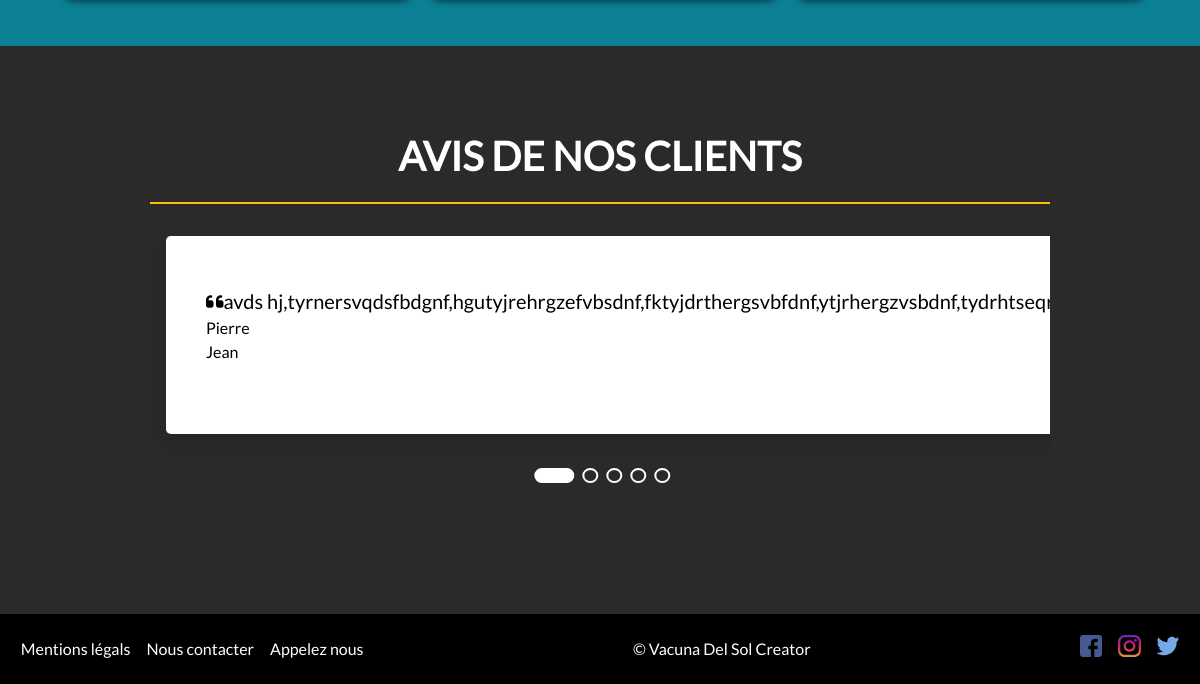
Before: / (lower part) with the older database file.
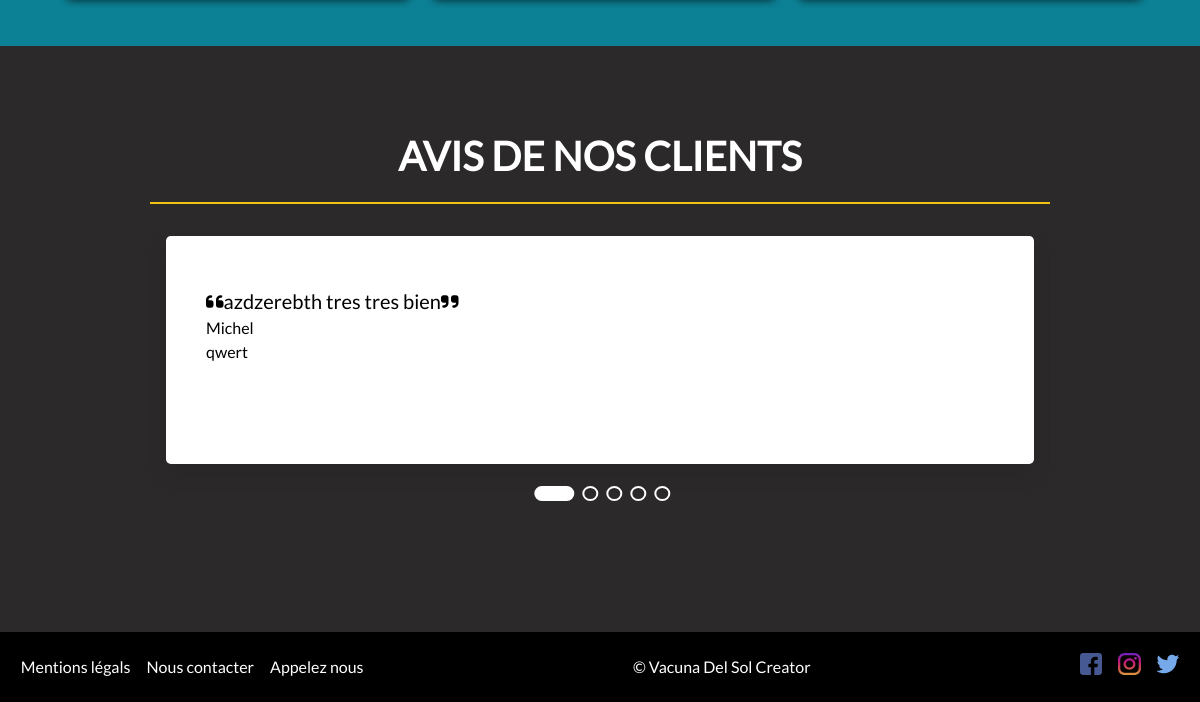
After: the same page with the newer database file.
### tables this page shows
CREATE TABLE `vds_testimonial` (
  `id` int(11) NOT NULL,
  `id_user` int(11) NOT NULL,
  `content` text NOT NULL,
  `created_at` datetime NOT NULL,
  `modified_at` datetime DEFAULT NULL,
  `status` varchar(30) NOT NULL DEFAULT 'draft'
);

CREATE TABLE `vds_users` (
  `id` int(11) NOT NULL,
  `name` varchar(100) NOT NULL,
  `prenom` varchar(200) NOT NULL,
  `dob` date NOT NULL,
  `sexe` char(10) NOT NULL,
  `email` varchar(255) NOT NULL,
  `password` varchar(255) NOT NULL,
  `token` varchar(255) NOT NULL,
  `created_at` datetime NOT NULL,
  `modified_at` datetime DEFAULT NULL,
  `last_log` datetime NOT NULL,
  `role` varchar(30) NOT NULL DEFAULT 'user'
);

### inc/func.php (called while the page is built, shortened)
<?php
function getTestiRandomLimit( $limit){
    global $pdo;
    $sql= "SELECT vds_users.id,vds_users.name as name, vds_users.prenom as prenom, vds_testimonial.*
    FROM vds_users
    INNER JOIN vds_testimonial
    ON vds_users.id = vds_testimonial.id_user
    ORDER BY vds_testimonial.created_at LIMIT :limit
    ";
    $query = $pdo->prepare($sql);
    $query->bindValue(':limit', $limit, PDO::PARAM_INT);
    $query->execute();
    return $query->fetchAll();
}

### index.php (the view, shortened to what this page needs)
<?php
require ('inc/func.php');
$testimonialRandom = getTestiRandomLimit(5);
include ('inc/header.php');
?>
    <section id="details">
        <div class="wrap3">
            <div class="cards">
            </div>
        </div>
    </section>
    <section id="slider">
        <div class="wrap4">
            <div class="title">
                <h2>Avis de nos clients </h2>
            </div>
            <div class="container">
                <div class="wrapper">
                    <?php foreach ($testimonialRandom as $testi) { ?>
                    <div class="card">
                        <div class="card-body">
                            <p class="review"><i class="fas fa-quote-left"></i><?= substr($testi['content'], 0, 150); ?><i class="fas fa-quote-right"></i></p>
                            <p><?= $testi['name'];?></p>
                            <p><?= $testi['prenom'];?></p>
                        </div>
                    </div>
                    <?php } ?>
                </div>
                <div class="indicators">
                    <button class="active"></button>
                    <button ></button>
                    <button ></button>
                    <button ></button>
                    <button ></button>
                </div>
            </div>
        </div>
    </section>
<?php include ('inc/footer.php');

### inc/header.php (shortened to what this page needs)
<!doctype html>
<html lang="fr">
<head>
    <link rel="stylesheet" href="https://cdnjs.cloudflare.com/ajax/libs/font-awesome/6.0.0-beta2/css/all.min.css">
    <link href="https://srmahour.github.io/custom-testimonial-slider-and-blog/css/font-awesome.min.css" rel="stylesheet">
    <link href="https://srmahour.github.io/custom-testimonial-slider-and-blog/css/slick.css" rel="stylesheet">
    <link rel="stylesheet" href="asset/css/reset.css">
    <link rel="stylesheet" href="asset/css/style.css">
    <link rel="stylesheet" href="asset/css/responsive.css">
</head>
<body>

### inc/footer.php (shortened to what this page needs)
<footer id="footer">
    <div class="wrap6">
        <nav>
            <ul>
                <li><a href="legal-mention.php">Mentions légals </a></li>
                <li><a href="contact.php">Nous contacter</a></li>
                <li><a href="tel:+33658564"> Appelez nous </a></li>
            </ul>
        </nav>
        <div class="copy">&copy; Vacuna Del Sol Creator</div>
        <div class="reseau">
            <ul>
                <li><a href="#" target="_blank"><img src="asset/img/facebook-svgrepo-com (1).svg" alt=""></a></li>
                <li><a href="#"target="_blank"><img src="asset/img/instagram-svgrepo-com.svg" alt=""></a></li>
                <li><a href="#" target="_blank"><img src="asset/img/twitter-svgrepo-com.svg" alt=""></a></li>
            </ul>
        </div>
</div>
</footer>
</body>
</html>

### asset/css/style.css (style rules this page uses)
body { font-family: 'lato'; overflow-x: hidden; }
.wrap3 { max-width: 1100px; width:100%; margin: 0 auto; }
.wrap4 { max-width: 900px; width:100%; margin: 0 auto; }
.wrap6 { max-width: 1600px; width:100%; margin: 0 auto; }
img { width: 100%; }
a { text-decoration: none; color: white; }
#details { background-color: var(--bleu); padding: 2rem; }
#details .wrap3 { text-align: center; }
.title { margin-bottom: 2rem; padding: 1rem; border-bottom: solid 2px var(--jaune); margin-bottom: 2rem; }
.title h2 { color: white; font-size: 2.5rem; text-transform: uppercase; font-weight: 800; text-align: center; }
#details .wrap3 .cards { display: flex; flex-wrap: wrap; justify-content: space-between; }
#slider { background-color: #2B2929; padding: 4rem 0 8rem 0; }
.container { position: relative; min-width: 350px; min-height: 250px; padding-bottom: 40px; overflow: hidden; }
.wrapper { width: 500%; display: flex; justify-content: space-between; transition: 1s; }
#slider .card { min-height: 100%; width: 100%; background: #fff; border-radius: .3rem; box-shadow: 0 10px 20px rgba(0, 0, 0, 0.1); display: flex; justify-content: center; align-items: center; padding: 20px; margin: 0 1rem; }
.card-body { width: 100%; min-height: 100%; height: auto; margin-left: 20px; position: relative; padding-bottom: 50px; }
.review { font-size: 20px; line-height: 30px; margin-top: 30px; overflow-wrap: break-word; word-wrap: break-word; hyphens: auto; }
.indicators { position: absolute; bottom: 0; left: 50%; transform: translateX(-50%); }
.indicators button { background: none; outline: none; width: 15px; height: 15px; border-radius: 50%; border: 2px solid #fff; cursor: pointer; margin-left: 5px; transition: .5s; }
button.active { width: 40px; border-radius: 50px; background: #fff; }
#footer { position: sticky; top: 100vh; background-color: black; padding: .8rem; }
#footer .wrap6 { display: flex; justify-content: space-between; align-items: center; }
#footer .copy { color: white; }
#footer nav ul { display: flex; justify-content: space-between; }
#footer nav ul li { padding: .5rem; }
#footer .reseau ul { display: flex; align-items: center; }
#footer .reseau ul li { padding: .5rem; }
#footer .reseau img { width: 1.4rem; }

### asset/css/root.css (style rules this page uses)
:root { --bleu: #0C8195; --jaune: #F1C111; --black: #000 }

Changed rows visible on the page:
removed vds_testimonial: content "avds…", id_user.name "Pierre", id_user.prenom "Jean"
added vds_testimonial: content "azdzerebth tres tres bien", id_user.name "Michel", id_user.prenom "qwert"
